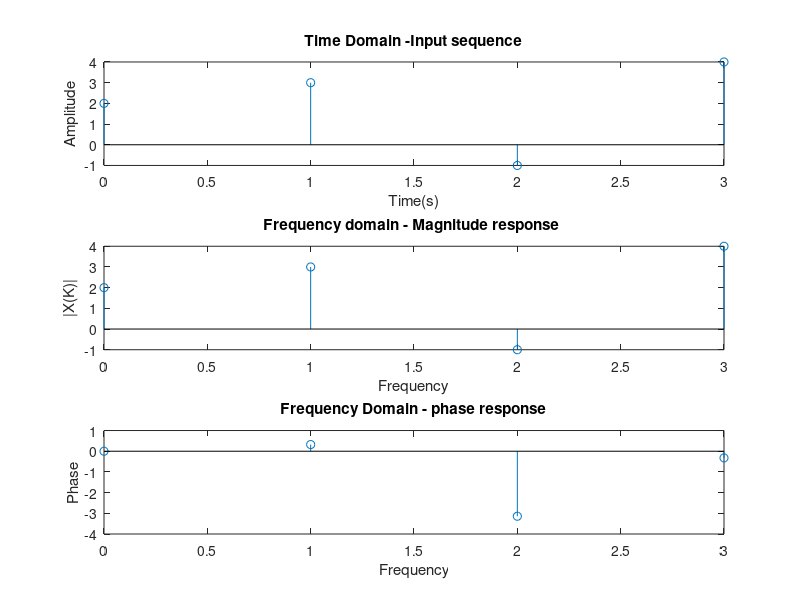

MATLAB code for this plot:
x = [2 3 -1 4];
N = length(x);
X = zeros(4,1)
for k = 0:N-1
    for n = 0:N-1
        X(k+1) = X(k+1) + x(n+1)*exp(-j*pi/2*n*k)
    end
end

t = 0:N-1;
subplot(311)
stem(t,x);
xlabel('Time(s)');
ylabel('Amplitude');
title('Time Domain -Input sequence');

subplot(312)
stem(t,x);
xlabel('Frequency');
ylabel('|X(K)|');
title('Frequency domain - Magnitude response ');

subplot(313)
stem(t,angle(X));
xlabel('Frequency');
ylabel('Phase')
title('Frequency Domain - phase response')

X
angle(X)

